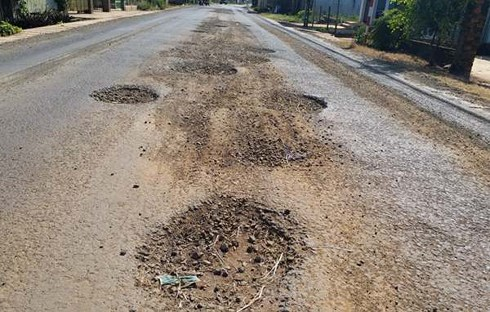
#> input picture Pothole_Detection/infonet_11.jpg, 490 x 312 px, found by its file name
$ python index.py
#> lines starting #> are read from the running program, lines starting #| are printed output that depends on the picture; after the words box and inside, x2 and y2 are one past the last pixel; in counts of white or black regions, pixels touching at a corner belong together
### Pothole_Detection/helpers.py

import matplotlib.pyplot as plt
import matplotlib.image as mpimg
import numpy as np
import cv2
import math

# Gaussian smoothing
kernel_size = 3

# Canny Edge Detector
low_threshold = 50
high_threshold = 150

# Region-of-interest vertices
# We want a trapezoid shape, with bottom edge at the bottom of the image
trap_bottom_width = 0.85  # width of bottom edge of trapezoid, expressed as percentage of image width
trap_top_width = 0.07  # ditto for top edge of trapezoid
trap_height = 0.4  # height of the trapezoid expressed as percentage of image height


# Helper functions
# [6 lines left out: function grayscale, not called in this run]

def gaussian_blur(img, kernel_size):
    """Applies a Gaussian Noise kernel"""
    return cv2.GaussianBlur(img, (kernel_size, kernel_size), 0)


# [23 lines left out: function region_of_interest, not called in this run]


def  contrast_adjustments(img):
    image = img
    new_image = np.zeros(image.shape, image.dtype)
    alpha = 1.1 # Simple contrast control
    beta = 20    # Simple brightness control

    # Do the operation new_image(i,j) = alpha*image(i,j) + beta
    # Instead of these 'for' loops we could have used simply:
    # new_image = cv.convertScaleAbs(image, alpha=alpha, beta=beta)
    # but we wanted to show you how to access the pixels :)
    for y in range(image.shape[0]):
        for x in range(image.shape[1]):
            for c in range(image.shape[2]):
                new_image[y,x,c] = np.clip(alpha*image[y,x,c] + beta, 0, 255)
    plt.subplot(121), plt.imshow(image, cmap='gray')
    plt.title('Original Image'), plt.xticks([]), plt.yticks([])
    plt.subplot(122), plt.imshow(new_image, cmap='gray')
    plt.title('New Image '), plt.xticks([]), plt.yticks([])
    cv2.imwrite('contrast_adjustments1.jpg',new_image)
    # Wait until user press some key
    return new_image
def get_threshold(img_grey):
    ret3,th3 = cv2.threshold(img_grey,0,255,cv2.THRESH_BINARY+cv2.THRESH_OTSU)
    plt.title('threshold'), plt.xticks([]), plt.yticks([])
    plt.imshow(th3, interpolation='nearest')
    plt.axis('off')
    plt.show()
    cv2.imwrite('threshold.jpg',th3)
    cv2.waitKey(0)
    return th3

def get_erosion(th3):
    kernel = np.ones((5,5),np.uint8)
    erosion = cv2.erode(th3,kernel,iterations = 1)
    plt.title('erosion'), plt.xticks([]), plt.yticks([])
    plt.imshow(erosion, interpolation='nearest')
    plt.axis('off')
    plt.show()
    cv2.imwrite('erosion.jpg',erosion )
    cv2.waitKey(0)
    return erosion

def get_dilation(erosion):
    kernel = np.ones((5,5),np.uint8)
    dilation = cv2.dilate(erosion,kernel,iterations = 1)
    plt.title('dilation'), plt.xticks([]), plt.yticks([])
    plt.imshow(dilation, interpolation='nearest')
    plt.axis('off')
    plt.show()
    cv2.imwrite('dilation.jpg',dilation )
    cv2.waitKey(0)
    return dilation

def get_canny(image,dilate, low_threshold, high_threshold):
    """Applies the Canny transform"""
    edges = cv2.Canny(dilate, low_threshold, high_threshold)
    plt.subplot(121), plt.imshow(image, cmap='gray')
    plt.title('Original Image'), plt.xticks([]), plt.yticks([])
    plt.subplot(122), plt.imshow(edges, cmap='gray')
    plt.title('Edge Image'), plt.xticks([]), plt.yticks([])
    cv2.imwrite('edges.jpg',edges )
    return edges

### Pothole_Detection/index.py
import cv2
import numpy as np
import helpers as hp
from matplotlib import pyplot as plt
import matplotlib.image as mpimg

# for gaussian blur
kernel_size = 3

# Canny Edge Detector
low_threshold = 50
high_threshold = 150


input_file = '/home/sink-all/Desktop/ML Source/Pothole_Detection/index4.jpg'
input_file1 = '/home/sink-all/Desktop/ML Source/Pothole_Detection/infonet_11.jpg'

img = [input_file,input_file1]

for  image  in img:
    image = mpimg.imread(input_file1)
#> image is the input picture: shape (312, 490, 3); mean R, G, B 142, 130.8, 119.7

    image3 = hp.gaussian_blur(image, kernel_size)
    plt.title('Gausian Image'), plt.xticks([]), plt.yticks([])
    plt.imshow(image3, interpolation='nearest')
    plt.axis('off')
    plt.show()
    cv2.imwrite('gaussian_blur.jpg',image3)
    cv2.waitKey(0)

    image4 = hp.contrast_adjustments(image3)
#> after the loop in contrast_adjustments, `for y in range(image.shape[0]):`:
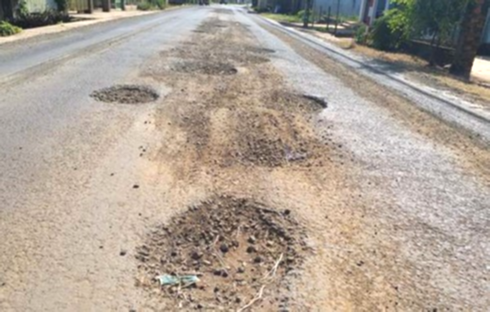
#> new_image: shape (312, 490, 3); mean R, G, B 175.7, 163.5, 151.2

    plt.title('contrast_adjustments'), plt.xticks([]), plt.yticks([])
    plt.imshow(image4, interpolation='nearest')
    plt.axis('off')
    plt.show()
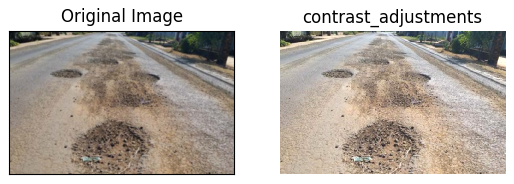
#> figure drawn by matplotlib, 2 panels
    cv2.imwrite('contrast_adjustments.jpg',image4)
    cv2.waitKey(0)


    img_grey = cv2.cvtColor(image4, cv2.COLOR_BGR2GRAY)
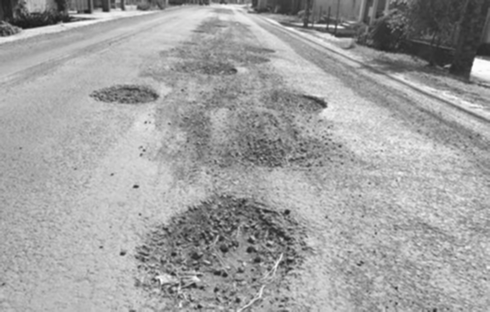
#> img_grey: shape (312, 490); min 27, max 254, mean 161.2
    # Threshold

    th3 = hp.get_threshold(img_grey)
#> in get_threshold, `ret3,th3 = cv2.threshold(img_grey,0,255,cv2.THRESH_BINARY+cv2.THRESH_O..`:
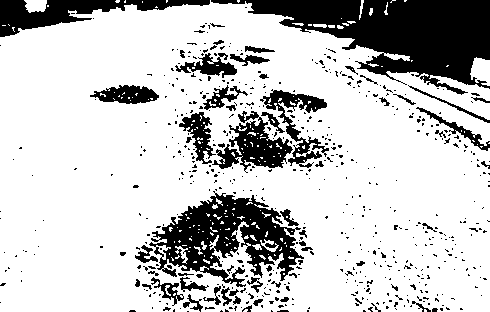
#> th3: shape (312, 490); 77.6% white; 590 black regions (528 under 20 px), largest, box (x1, y1, x2, y2) and area: (211, 0, 490, 95) 12391, (149, 191, 304, 287) 6816, (0, 0, 210, 37) 2996
#> in get_threshold, `ret3,th3 = cv2.threshold(img_grey,0,255,cv2.THRESH_BINARY+cv2.THRESH_O..`: ret3 = 139

    # Erosion
    erosion = hp.get_erosion(th3)
#> in get_erosion, `erosion = cv2.erode(th3,kernel,iterations = 1)`:
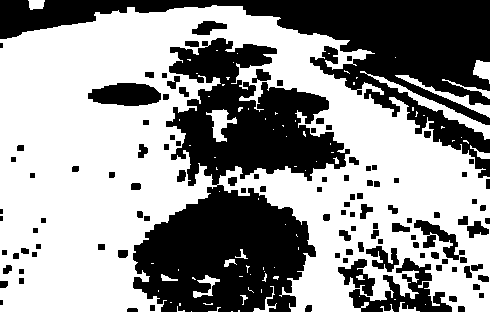
#> erosion: shape (312, 490); 58.3% white; 111 black regions (4 under 20 px), largest, box (x1, y1, x2, y2) and area: (133, 38, 350, 312) 30688, (0, 0, 490, 178) 23068, (349, 258, 452, 312) 2186

    # Dilation 1

    dilate = hp.get_dilation(erosion)
#> in get_dilation, `dilation = cv2.dilate(erosion,kernel,iterations = 1)`: dilation: shape (312, 490); 71.3% white; 232 black regions (197 under 20 px), largest, box (x1, y1, x2, y2) and area: (0, 0, 490, 95) 16422, (135, 189, 314, 312) 12769, (175, 82, 342, 183) 8108

    # Dilation 1
    dilate = hp.get_dilation(dilate)
#> in get_dilation (call 2), `dilation = cv2.dilate(erosion,kernel,iterations = 1)`:
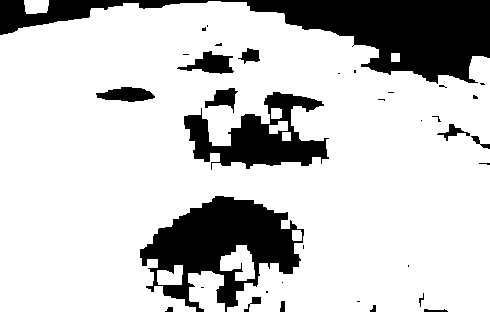
#> dilation: shape (312, 490); 79.3% white; 35 black regions (20 under 20 px), largest, box (x1, y1, x2, y2) and area: (0, 0, 490, 84) 14413, (140, 196, 304, 312) 9473, (184, 92, 329, 170) 5180

    # canny
    canny = hp.get_canny(image, dilate, low_threshold, high_threshold)
#> in get_canny, `edges = cv2.Canny(dilate, low_threshold, high_threshold)`:
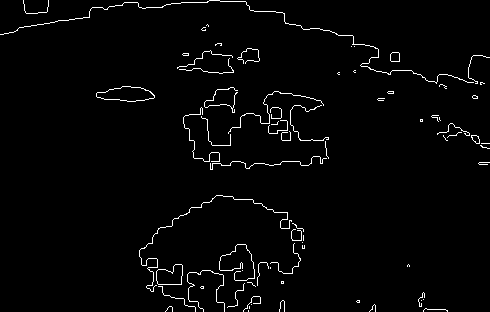
#> edges: shape (312, 490); 2.2% white in thin lines or dots

    plt.show()
    cv2.waitKey(0)

    # find contours
    contours, hierarchy = cv2.findContours(
        dilate, cv2.RETR_TREE, cv2.CHAIN_APPROX_SIMPLE)
#> contours = 41 contours, 19 with area under 20; largest, box (x1, y1, x2, y2) and area: (0, 1, 490, 312) 124741, (183, 91, 330, 171) 5888, (188, 271, 225, 312) 1058, (176, 50, 235, 75) 742, (220, 245, 255, 281) 735
    for contour in contours:
        area = cv2.contourArea(contour)

        if area > 500 and area < 100000:
            ellipse = cv2.fitEllipse(contour)
#> (the run stopped early here; a loop or call above may not have finished)

$ run again, with Pothole_Detection/lol1.jpg copied over Pothole_Detection/infonet_11.jpg
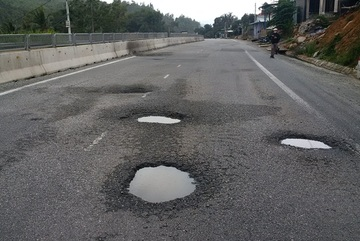
#> input picture Pothole_Detection/lol1.jpg, 360 x 241 px, found by its file name
#> image is the input picture: shape (241, 360, 3); mean R, G, B 97.7, 98, 97.4
#> in get_threshold, `ret3,th3 = cv2.threshold(img_grey,0,255,cv2.THRESH_BINARY+cv2.THRESH_O..`:
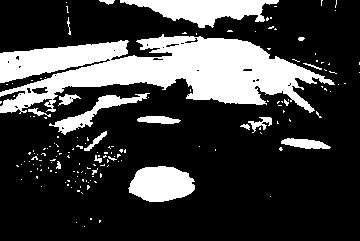
#> th3: shape (241, 360); 24.4% white; 160 white regions (143 under 20 px), largest, box (x1, y1, x2, y2) and area: (0, 34, 335, 114) 14113, (120, 0, 279, 28) 2366, (128, 166, 195, 202) 1827
#> ret3 = 142
#> erosion: shape (241, 360); 16.1% white; 19 white regions (10 under 20 px), largest, box (x1, y1, x2, y2) and area: (0, 39, 312, 111) 7918, (0, 43, 125, 81) 2076, (127, 0, 276, 26) 1835
#> dilation: shape (241, 360); 21.9% white; 13 white regions, largest, box (x1, y1, x2, y2) and area: (0, 36, 314, 113) 10599, (0, 41, 127, 83) 2820, (125, 0, 278, 28) 2269
#> dilation: shape (241, 360); 27.4% white; 9 white regions, largest, box (x1, y1, x2, y2) and area: (0, 34, 316, 115) 16296, (123, 0, 280, 30) 2781, (127, 164, 197, 204) 2242
#> in get_canny, `edges = cv2.Canny(dilate, low_threshold, high_threshold)`:
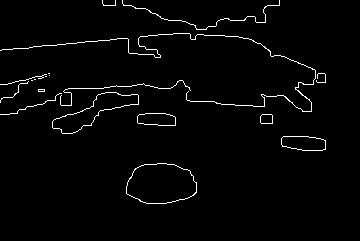
#> edges: shape (241, 360); 2.2% white in thin lines or dots, all inside (x1, y1, x2, y2) = (0, 0, 326, 204)
#> contours = 11 contours, 2 with area under 20; largest, box (x1, y1, x2, y2) and area: (0, 34, 316, 115) 15804, (123, 0, 280, 30) 2604, (127, 164, 197, 204) 2156, (53, 93, 139, 134) 1174, (282, 137, 326, 151) 476

$ run again, with Pothole_Detection/lol3.jpg copied over Pothole_Detection/infonet_11.jpg
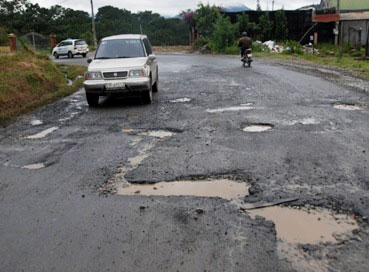
#> input picture Pothole_Detection/lol3.jpg, 369 x 272 px, found by its file name
#> image is the input picture: shape (272, 369, 3); mean R, G, B 108, 107.7, 106.5
#> in get_threshold, `ret3,th3 = cv2.threshold(img_grey,0,255,cv2.THRESH_BINARY+cv2.THRESH_O..`:
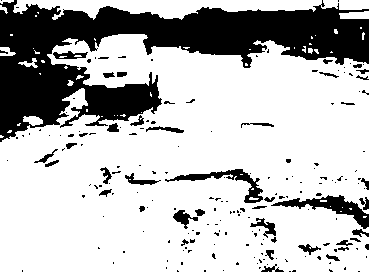
#> th3: shape (272, 369); 73.6% white; 196 black regions (154 under 20 px), largest, box (x1, y1, x2, y2) and area: (0, 0, 369, 142) 21684, (271, 195, 369, 229) 964, (165, 169, 263, 203) 735
#> ret3 = 118
#> erosion: shape (272, 369); 59.5% white; 71 black regions (1 under 20 px), largest, box (x1, y1, x2, y2) and area: (0, 0, 369, 144) 28286, (87, 164, 369, 266) 5356, (171, 206, 207, 255) 898
#> dilation: shape (272, 369); 70.9% white; 95 black regions (72 under 20 px), largest, box (x1, y1, x2, y2) and area: (0, 0, 369, 142) 23890, (125, 169, 369, 264) 2872, (173, 208, 205, 229) 287
#> dilation: shape (272, 369); 78.5% white; 25 black regions (12 under 20 px), largest, box (x1, y1, x2, y2) and area: (0, 0, 369, 138) 17954, (77, 77, 160, 130) 2016, (269, 196, 369, 240) 886
#> in get_canny, `edges = cv2.Canny(dilate, low_threshold, high_threshold)`:
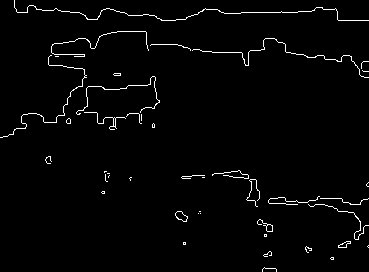
#> edges: shape (272, 369); 2.1% white in thin lines or dots
#> contours = 24 contours, 8 with area under 20; largest, box (x1, y1, x2, y2) and area: (0, 32, 369, 272) 75663, (15, 0, 369, 21) 4536, (76, 76, 161, 131) 2164, (246, 179, 261, 208) 214, (211, 170, 250, 180) 178

$ run again, with Pothole_Detection/lol2.jpeg copied over Pothole_Detection/infonet_11.jpg
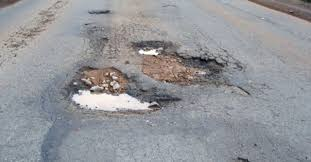
#> input picture Pothole_Detection/lol2.jpeg, 311 x 162 px, found by its file name
#> image is the input picture: shape (162, 311, 3); mean R, G, B 148.7, 150, 154.2
#> th3: shape (162, 311); 76.9% white; 92 black regions (76 under 20 px), largest, box (x1, y1, x2, y2) and area: (23, 26, 252, 162) 8688, (227, 127, 311, 162) 1223, (249, 0, 311, 23) 745
#> ret3 = 172
#> erosion: shape (162, 311); 61.7% white; 21 black regions, largest, box (x1, y1, x2, y2) and area: (21, 21, 271, 162) 14042, (222, 118, 311, 162) 2402, (247, 0, 311, 25) 919
#> dilation: shape (162, 311); 72.3% white; 31 black regions (23 under 20 px), largest, box (x1, y1, x2, y2) and area: (23, 23, 260, 162) 10830, (224, 120, 311, 162) 1728, (249, 0, 311, 23) 745
#> dilation: shape (162, 311); 81% white; 13 black regions (7 under 20 px), largest, box (x1, y1, x2, y2) and area: (30, 28, 243, 162) 7683, (229, 136, 306, 162) 1116, (255, 0, 311, 20) 580, (234, 86, 250, 93) 78, (0, 0, 16, 7) 63, (108, 113, 125, 116) 36
#> in get_canny, `edges = cv2.Canny(dilate, low_threshold, high_threshold)`:
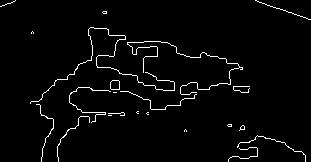
#> edges: shape (162, 311); 2.8% white in thin lines or dots
#> contours = 12 contours, 7 with area under 20; largest, box (x1, y1, x2, y2) and area: (0, 0, 311, 162) 39850, (233, 85, 251, 94) 98, (111, 81, 120, 90) 64, (107, 112, 126, 117) 54, (240, 125, 246, 131) 23
